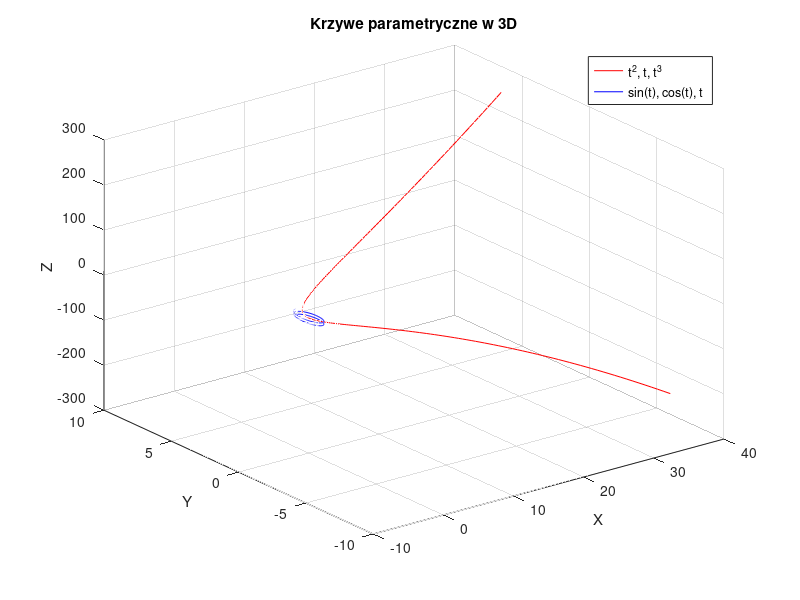

The MATLAB source for this figure:
t = linspace(-2*pi, 2*pi, 200);
figure;
plot3(t.^2, t, t.^3, 'r');
hold on;
plot3(sin(t), cos(t), t, 'b');
hold off;
grid on;
title('Krzywe parametryczne w 3D');
xlabel('X');
ylabel('Y');
zlabel('Z');
legend('t^2, t, t^3', 'sin(t), cos(t), t');
